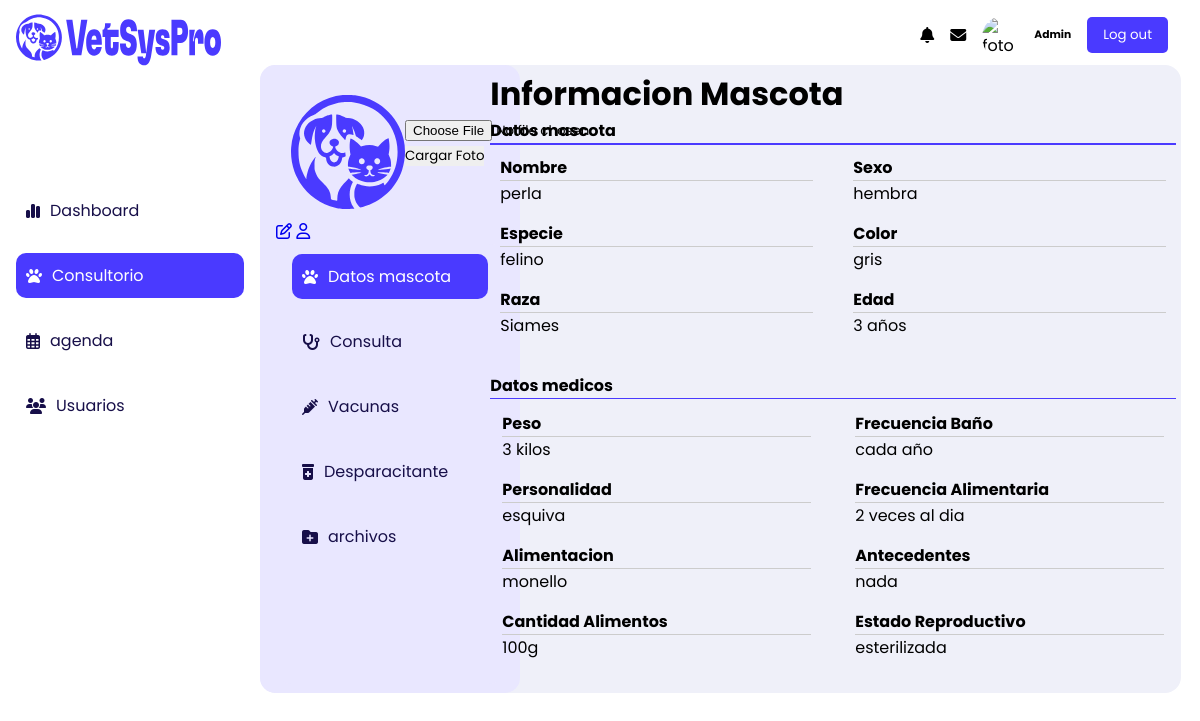
The app's page /vista__mascota/2/ (signed in) with its own data.
### Clientes_Mascotas/models.py (models this page shows, shortened)
class Mascota (models.Model):
    idMascota = models.AutoField(primary_key=True)
    foto = models.ImageField(upload_to='fotos_mascotas', null=True, blank=True)
    nombre = models.CharField(max_length=50)
    especie = models.CharField(max_length=50)
    raza = models.CharField(max_length=50)
    sexo = models.CharField(max_length=1)
    color = models.CharField(max_length=20)
    edad = models.CharField(max_length=20)
    peso = models.CharField(max_length=20)
    personalidad = models.CharField(max_length=100)
    tipoalimentacion = models.CharField(max_length=100)
    cantidadAlimento = models.CharField(max_length=100)
    frecuenciaAlimentacion = models.CharField(max_length=100)
    frecuenciaBano = models.CharField(max_length=100)
    antecedentesClinicos = models.CharField( max_length=100,null=True)
    propietario = models.ForeignKey(Propietario, on_delete=models.CASCADE)
    EstadoReproductivo = models.ForeignKey(EstadoReproductivo, on_delete=models.CASCADE)

class EstadoReproductivo (models.Model):
    idEstadoReproductivo = models.AutoField(primary_key=True)
    Estado = models.CharField(max_length=50)

### Historiales_clinicos/views.py (the view)
# urls.py: path('vista__mascota/<int:idMascota>/', views.vista_mascota, name='vista__mascota'),
@login_required
def vista_mascota(request, idMascota):
    mascota = Mascota.objects.get(idMascota=idMascota)
    current_page = "consultorio"
    current_page2 = "vista__mascota"
    return render(request, 'perfil_mascota.html', {'mascota': mascota, 'current_page': current_page, 'current_page2': current_page2})

### Historiales_clinicos/templates/perfil_mascota.html (shortened to what this page needs)
{% extends "layouts/base.html" %}
{% load static %}
{% block styles %}
<link rel="stylesheet" href="{% static 'styles/sidebar.css' %}">
<link rel="stylesheet" href="{% static 'styles/sidebar_Mascota.css' %}">
<link rel="stylesheet" href="{% static 'styles/vista_mascota.css' %}">
{% endblock styles %}
{% block content %}
    {% include "layouts/partials/sidebar.html" %}
    <main class="main">
        <div class="container">
            {% include "layouts/partials/sidebar__mascota.html" %}
            <div class="container__principal">
                <div class="div__head">
                    <h1>Informacion Mascota</h1>
                </div>
                <div class="tabla__datosMascota">
                    <h4 class="titulo">Datos mascota</h4>
                    <hr class="separador">
                    <div class="container__tablaDatosBasicos">
                        <table class="tabla1">
                            <tbody>
                                <tr>
                                    <th>Nombre</th>
                                    <td>{{mascota.nombre}}</td>
                                </tr>
                                <tr>
                                    <th>Especie</th>
                                    <td>{{mascota.especie}}</td>
                                </tr>
                                <tr>
                                    <th>Raza</th>
                                    <td>{{mascota.raza}}</td>
                                </tr>
                            </tbody>
                        </table>
                        <table class="tabla2">
                            <tbody>
                                <tr>
                                    <th>Sexo</th>
                                    <td>{{mascota.sexo}}</td>
                                </tr>
                                <tr>
                                    <th>Color</th>
                                    <td>{{mascota.color}}</td>
                                </tr><tr>
                                    <th>Edad</th>
                                    <td>{{mascota.edad}}</td>
                                </tr>
                            </tbody>
                        </table>
                    </div>
                    <br>
                    <h4 class="titulo">Datos medicos</h4>
                    <hr class="separador">
                    <div class="container__TablaDatosMedicos">
                        <table class="table1">
                            <tbody>
                                <tr>
                                    <th>Peso</th>
                                    <td>{{mascota.peso}}</td>
                                </tr>
                                <tr>
                                    <th>Personalidad</th>
                                    <td>{{mascota.personalidad}}</td>
                                </tr>
                                <tr>
                                    <th>Alimentacion</th>
                                    <td>{{mascota.tipoalimentacion}}</td>
                                </tr>
                                <tr>
                                    <th>Cantidad Alimentos</th>
                                    <td>{{mascota.cantidadAlimento}}</td>
                                </tr>
                            </tbody>
                        </table>
                        <table class="table2">
                            <tbody>
                                <tr>
                                    <th>Frecuencia Baño</th>
                                    <td>{{mascota.frecuenciaBano}}</td>
                                </tr>
                                <tr>
                                    <th>Frecuencia Alimentaria</th>
                                    <td>{{mascota.frecuenciaAlimentacion}}</td>
                                </tr>
                                <tr>
                                    <th>Antecedentes</th>
                                    <td>{{mascota.antecedentesClinicos}}</td>
                                </tr>
                                <tr>
                                    <th>Estado Reproductivo</th>
                                    <td>{{mascota.EstadoReproductivo.Estado}}</td>
                                </tr>
                            </tbody>
                        </table>
                    </div>
                </div>
            </div>
        </div>
    </main>
{% endblock %}

### VetSysPro/static/styles/sidebar.css (style rules this page uses)
:root { --primary-color: #4a3aff; --Secondary-1: #170F49; --neutral--300:#EFF0F9; --blanco:#FFFFFF; --negro:#000000; --fuente-200: 200; --fuente-400: 400; --fuente-600: 600; }
* { margin: 0; padding: 0; border: 0; box-sizing: border-box; font-family: 'Poppins', sans-serif; scrollbar-width: thin; scrollbar-color: var(--primary-color) var(--blanco); }
body { flex-direction: row; background-color: var(--blanco); }

### Historiales_clinicos/static/styles/sidebar_Mascota.css (style rules this page uses)
:root { --primary-color: #4A3AFF; --Secondary-1: #170F49; --neutral--300:#EFF0F9; --blanco:#FFFFFF; --negro:#000000; --fuente-200: 200; --fuente-400: 400; --fuente-600: 600; }
* { margin: 0; padding: 0; border: 0; box-sizing: border-box; font-family: 'Poppins', sans-serif; scrollbar-width: thin; scrollbar-color: var(--primary-color) var(--blanco); }
body { flex-direction: row; background-color: var(--blanco); }

### records on screen
Mascota: nombre "perla", especie "felino", raza "Siames", sexo "hembra", color "gris", edad "3 años", peso "3 kilos", personalidad "esquiva", tipoalimentacion "monello", cantidadAlimento "100g", frecuenciaBano "cada año", frecuenciaAlimentacion "2 veces al dia", antecedentesClinicos "nada", EstadoReproductivo.Estado "esterilizada"
